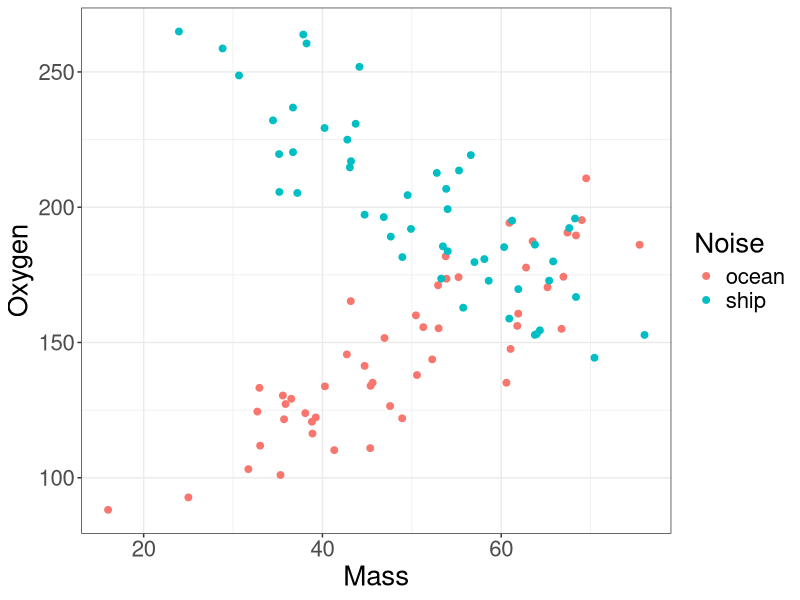

Here is the R script that generated this plot:
## ---- chunk 1
knitr::opts_chunk$set(echo = TRUE)
library(tidyverse)

set.seed(3)

x = rnorm(100, mean=50, sd=15)
sim_data <- data.frame(Noise = rep(c("ocean", "ship"), each = 50),
                       Mass = x,
                       Oxygen = c(50 + 2*x[1:50] + rnorm(50, sd=15),
                                  300 - 2*x[51:100] + rnorm(50, sd=15)))

## ---- chunk 2
sim_data %>%
  ggplot(aes(x = Mass, y = Oxygen, color = Noise)) +
  geom_point(size=2) +
  theme_bw() +
  theme(text = element_text(size=20))
